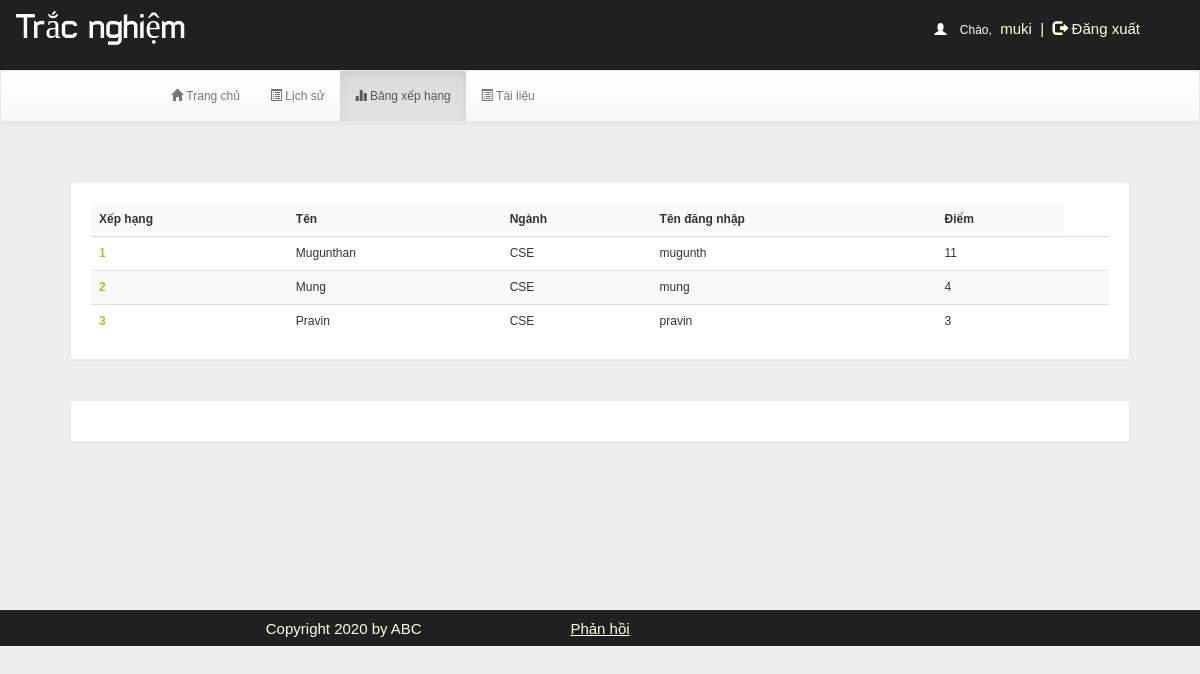
Screenshot of /account.php?q=3 (signed in) with the database file from the repository.
### tables this page shows
CREATE TABLE `rank` (
  `id` int(100) NOT NULL,
  `username` varchar(50) NOT NULL,
  `score` int(11) NOT NULL,
  `time` timestamp NOT NULL DEFAULT current_timestamp() ON UPDATE current_timestamp()
);

CREATE TABLE `user` (
  `id` int(100) NOT NULL,
  `name` varchar(50) NOT NULL,
  `rollno` varchar(20) NOT NULL,
  `branch` varchar(20) NOT NULL,
  `gender` varchar(5) NOT NULL,
  `username` varchar(50) NOT NULL,
  `phno` bigint(20) NOT NULL,
  `password` varchar(50) NOT NULL
);

### account.php (the view, shortened to what this page needs)
<!DOCTYPE html PUBLIC "-//W3C//DTD XHTML 1.0 Transitional//EN" "http://www.w3.org/TR/xhtml1/DTD/xhtml1-transitional.dtd">
<html xmlns="http://www.w3.org/1999/xhtml">
<head>
    <link  rel="stylesheet" href="css/bootstrap.min.css"/>
    <link  rel="stylesheet" href="css/bootstrap-theme.min.css"/>
    <link rel="stylesheet" href="css/main.css">
    <link  rel="stylesheet" href="css/font.css">
</head>
<body>
    <div class="header">
        <div class="row">
            <div class="col-lg-6">
                <span class="logo">Trắc nghiệm</span></div>
                <div class="col-md-4 col-md-offset-2">
                 <?php
                 include_once 'dbConnection.php';
                 if (!(isset($_SESSION['username']))) {
                    header("location:index.php");
                } else {
                    $name     = $_SESSION['name'];
                    $username = $_SESSION['username'];
                    echo '<span class="pull-right top title1" ><span style="color:white"><span class="glyphicon glyphicon-user" aria-hidden="true"></span>&nbsp;&nbsp;&nbsp;&nbsp;Chào,</span> <span class="log log1" style="color:lightyellow">' . $username . '&nbsp;&nbsp;|&nbsp;&nbsp;<a href="logout.php?q=account.php" style="color:lightyellow"><span class="glyphicon glyphicon-log-out" aria-hidden="true"></span>&nbsp;Đăng xuất</button></a></span>';
                }
                ?>
            </div>
        </div></div>
        <div class="bg">
            <nav class="navbar navbar-default title1">
              <div class="container-fluid">
                <div class="navbar-header">
                <a class="navbar-brand" href="#"><b>&nbsp;&nbsp;&nbsp;&nbsp;&nbsp;&nbsp;&nbsp;&nbsp;&nbsp;&nbsp;&nbsp;&nbsp;&nbsp;&nbsp;&nbsp;&nbsp;&nbsp;&nbsp;&nbsp;&nbsp;&nbsp;&nbsp;&nbsp;&nbsp;&nbsp;</b></a>
            </div>
            <div class="collapse navbar-collapse" id="bs-example-navbar-collapse-1">
              <ul class="nav navbar-nav">
                <li <?php
                if (@$_GET['q'] == 1)
                    echo 'class="active"';
                ?> ><a href="account.php?q=1"><span class="glyphicon glyphicon-home" aria-hidden="true"></span>&nbsp;Trang chủ</a></li>
                <li <?php
                if (@$_GET['q'] == 2)
                    echo 'class="active"';
                ?>><a href="account.php?q=2"><span class="glyphicon glyphicon-list-alt" aria-hidden="true"></span>&nbsp;Lịch sử</a></li>
                <li <?php
                if (@$_GET['q'] == 3)
                    echo 'class="active"';
                ?>><a href="account.php?q=3"><span class="glyphicon glyphicon-stats" aria-hidden="true"></span>&nbsp;Bảng xếp hạng</a></li>
                <li <?php
                if (@$_GET['q'] == 4)
                    echo 'class="active"';
                ?>><a href="account.php?q=4"><span class="glyphicon glyphicon-list-alt" aria-hidden="true"></span>&nbsp;Tài liệu</a></li>
            </ul>
        </div>
    </div>
</nav>
<div class="container">
    <div class="row">
        <div class="col-md-12">
            <?php
    if (@$_GET['q'] == 3) {
        if(isset($_GET['show'])){
            $show = $_GET['show'];
            $showfrom = (($show-1)*10) + 1;
            $showtill = $showfrom + 9;
        }
        else{
            $showfrom = 1;
        }
        $q = mysqli_query($con, "SELECT * FROM rank") or die('Error223');
        echo '<div class="panel title">
        <table class="table table-striped title1" >
        <tr><td style="vertical-align:middle"><b>Xếp hạng</b></td><td style="vertical-align:middle"><b>Tên</b></td><td style="vertical-align:middle"><b>Ngành</b></td><td style="vertical-align:middle"><b>Tên đăng nhập</b></td><td style="vertical-align:middle"><b>Điểm</b></td></tr>';
        $c = $showfrom-1;
        $total = mysqli_num_rows($q);
        if($total >= $showfrom){
            $q = mysqli_query($con, "SELECT * FROM rank ORDER BY score DESC, time ASC LIMIT ".($showfrom-1).",10") or die('Error223');
            while ($row = mysqli_fetch_array($q)) {
                $e = $row['username'];
                $s = $row['score'];
                $q12 = mysqli_query($con, "SELECT * FROM user WHERE username='$e' ") or die('Error231');
                while ($row = mysqli_fetch_array($q12)) {
                    $name     = $row['name'];
                    $branch   = $row['branch'];
                    $username = $row['username'];
                }
                $c++;
                echo '<tr><td style="color:#99cc32"><b>' . $c . '</b></td><td style="vertical-align:middle">' . $name . '</td><td style="vertical-align:middle">' . $branch . '</td><td style="vertical-align:middle">' . $username . '</td><td style="vertical-align:middle">' . $s . '</td><td style="vertical-align:middle">';
            }
        }
        else{
        }
        echo '</table></div>';
        echo '<div class="panel title"><table class="table table-striped title1" ><tr>';
        echo '</tr></table></div>';
    }
    ?>
</div></div></div></div>
<footer>
    <div class="row footer">
 <div class="col-md-2 box"></div>
 <div class="col-md-3 box">
    <a href="#" data-toggle="modal" style="color:lightyellow;" target="new">Copyright 2020 by ABC</a>
</div>
<div class="col-md-2 box">
    <a href="feedback.php" style="color:lightyellow;text-decoration:underline"  target="new">Phản hồi</a></div>
</div>
</footer>
</body>
</html>

### css/main.css (style rules this page uses)
body { overflow-x:hidden;width:100%;font: 12px "Century Gothic", "Times Roman", sans-serif;background:#eee;min-height:550px;background-attachment:fixed; }
.bg { min-height:540px; }
.panel { border-color:#eee;margin:40px;padding:20px;font: 15px "Century Gothic", "Times Roman", sans-serif; }
.title { font-family:'typo'; }
.header { background:#202020;height:70px; }
.logo { font-family:'typo';font-size:35px;color:#ffffff;margin:15px; }
.title1 { font: 12px "Century Gothic", "Times Roman", sans-serif; }
.footer { font-size:15px;text-align:center;border-top:1px solid;border-color:#323232;background-color:#202020; }
.footer a { margin:25px;color:#0000ff;text-decoration:none;font: 15px "Century Gothic", "Times Roman", sans-serif; }
.box { padding:9px; }
.top { margin-top:20px; }
.log1 { font: 15px 'Ubuntu', sans-serif;color:#0000ff;margin-left:10px; }
.log { margin:10px;margin-right:60px;margin-left:5px;color:#ffffb3;text-decoration:none;font-size:20px;font-size:15px; }

### rows the page displays
rank: user.name "Mugunthan", user.branch "CSE", user.username "mugunth", score "11"
rank: user.name "Mung", user.branch "CSE", user.username "mung", score "4"
rank: user.name "Pravin", user.branch "CSE", user.username "pravin", score "3"

### other values shown
$username "muki"
